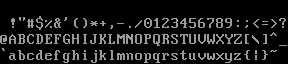
#> input picture Codepage-437.png, 288 x 64 px
$ python asciiview.py Codepage-437.png
#> lines starting #> are read from the running program, lines starting #| are printed output that depends on the picture; after the words box and inside, x2 and y2 are one past the last pixel; in counts of white or black regions, pixels touching at a corner belong together
#!/usr/bin/python3
from PIL import Image, ImageFilter, ImageChops, ImageStat, ImageEnhance, ImageOps
import argparse
import shutil
import numpy
import string
import sys
import math

parser = argparse.ArgumentParser(description='Turn images into text.')
parser.add_argument('-r', '--raw', action='store_true', help='don\'t apply pre-processing to the image before converting to text')
parser.add_argument('-i', '--invert', action='store_true', help='invert image before converting to text')
parser.add_argument('-o', '--output', default=sys.stdout, type=argparse.FileType('w'), metavar='FILE', help='file to output to')
resize_mode = parser.add_mutually_exclusive_group()
resize_mode.add_argument('--scale', action='store_true', help='resize image to fit in terminal window. Aspect ratio preserved')
resize_mode.add_argument('--fit', action='store_true', help='resize image to fit terminal window in both dimensions')
resize_mode.add_argument('--width', nargs=None, type=int, help='output width in characters (columns). Aspect ratio preserved')
resize_mode.add_argument('--height', nargs=None, type=int, help='output height in characters (lines). Aspect ratio preserved')
resize_mode.add_argument('--size', nargs=2, type=int, metavar=('WIDTH', 'HEIGHT'), help='output size in columns and lines')
parser.add_argument('image', help='image to be processed')

args = parser.parse_args()

# codepage_path = sys.argv[1]
codepage_path = "Codepage-437.png"
print("READING CODEPAGE")
codepage = Image.open(codepage_path).convert('RGB')
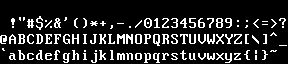
#> codepage: PIL image 288x64 RGB; values 0 (black) and 153 (white), 15% white in thin lines or dots, all inside (x1, y1, x2, y2) = (0, 16, 287, 63)

character_bmps = {}

print("GENERATING CHARACTERS")
for c in (string.ascii_letters + string.digits + string.punctuation + ' '):
    ascii_code = ord(c)
    bounding_box = ((ascii_code % 32) * 9, math.floor(ascii_code / 32) * 16, (ascii_code % 32) * 9 + 9, math.floor(ascii_code / 32) * 16 + 16)
    character_bmps[ascii_code] = codepage.crop(bounding_box)
#> after the loop, character_bmps = 95 items

print("READING IMAGE")
image = Image.open(args.image).convert('RGB')
filtered = image

print("RESIZING IMAGE")
tsize = shutil.get_terminal_size()
ar = filtered.width / filtered.height
#> ar = 4.5

if args.scale:
    w = tsize.columns
    h = math.floor((w/ar*9)/16)

    if h > tsize.lines:
        h = tsize.lines - 1
        w = math.floor((h*ar*16)/9)

elif args.fit:
    w = tsize.columns
    h = tsize.lines

elif args.width:
    w = args.width
    h = math.floor((w/ar*9)/16)

elif args.height:
    h = args.height
    w = math.floor((h*ar*16)/9)

elif args.size:
    w, h = args.size

else:
    w = math.floor(filtered.width/9)
#> w = 32
    h = math.floor(filtered.height/16)
#> h = 4

filtered = filtered.resize((w*9, h*16))
width, height = filtered.size
#> width = 288; height = 64

if args.invert:
    filtered = ImageOps.invert(filtered)

if not args.raw:
    print("PRE-PROCESSING IMAGE")
    filtered = ImageOps.autocontrast(filtered)
    filtered = filtered.filter(ImageFilter.CONTOUR)
#> filtered: PIL image 288x64 RGB; 73.4% white; black in thin lines or dots
    filtered = ImageOps.invert(filtered)
#> filtered: PIL image 288x64 RGB; 26.6% white in thin lines or dots
    filtered = ImageChops.subtract(filtered, ImageChops.constant(filtered, 50).convert('RGB'))
#> filtered: PIL image 288x64 RGB; values 0 (black) and 205 (white), 26.6% white in thin lines or dots
    filtered = filtered.filter(ImageFilter.BLUR)
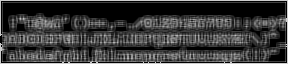
#> filtered: PIL image 288x64 RGB; min 0, max 205, mean 56
    filtered = ImageEnhance.Brightness(filtered).enhance(2)
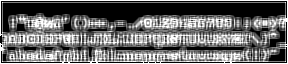
#> filtered: PIL image 288x64 RGB; min 0, max 255, mean 104.5
    filtered = ImageEnhance.Contrast(filtered).enhance(2)
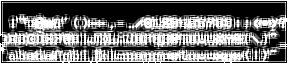
#> filtered: PIL image 288x64 RGB; min 0, max 255, mean 114
    filtered = filtered.filter(ImageFilter.BLUR)
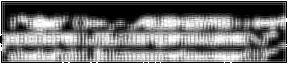
#> filtered: PIL image 288x64 RGB; min 0, max 255, mean 113.2
    filtered = ImageEnhance.Brightness(filtered).enhance(2)
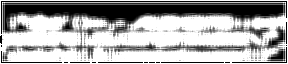
#> filtered: PIL image 288x64 RGB; min 0, max 255, mean 166.4
    filtered = ImageEnhance.Contrast(filtered).enhance(2)
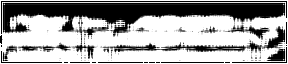
#> filtered: PIL image 288x64 RGB; min 0, max 255, mean 159.7

#filtered.show()

s = ""

print("MATCHING")
for y in range(0, math.floor(height/16)):
    for x in range(0, math.floor(width/9)):
        bounding_box = (x * 9, y * 16, x * 9 + 9, y * 16 + 16)
        selection = filtered.crop(bounding_box)
        match = {}
        for bmp in character_bmps.keys():
            out = ImageChops.difference(character_bmps[bmp], selection)
            stat = ImageStat.Stat(out)
            match[bmp] = stat.sum
        best_match = sorted(match, key=match.get)[0]
        s += chr(best_match)
    print("Progress:{0:6.2f}%".format(100*y/math.floor(height/16)), end="\r")
    s += "\n"
print("DONE")
args.output.write(s)
#| [```````````````````````````````
#| 'BMMMMMfQMMmymjmMMMMMMMMMM##MMMQ
#| TMMMMMMMM#MMMMMMMMMMMMMMMMMQmM"j
#| 4QMMMMMMMQQMQMMMMMMMMMMMMMMMMQ"_
